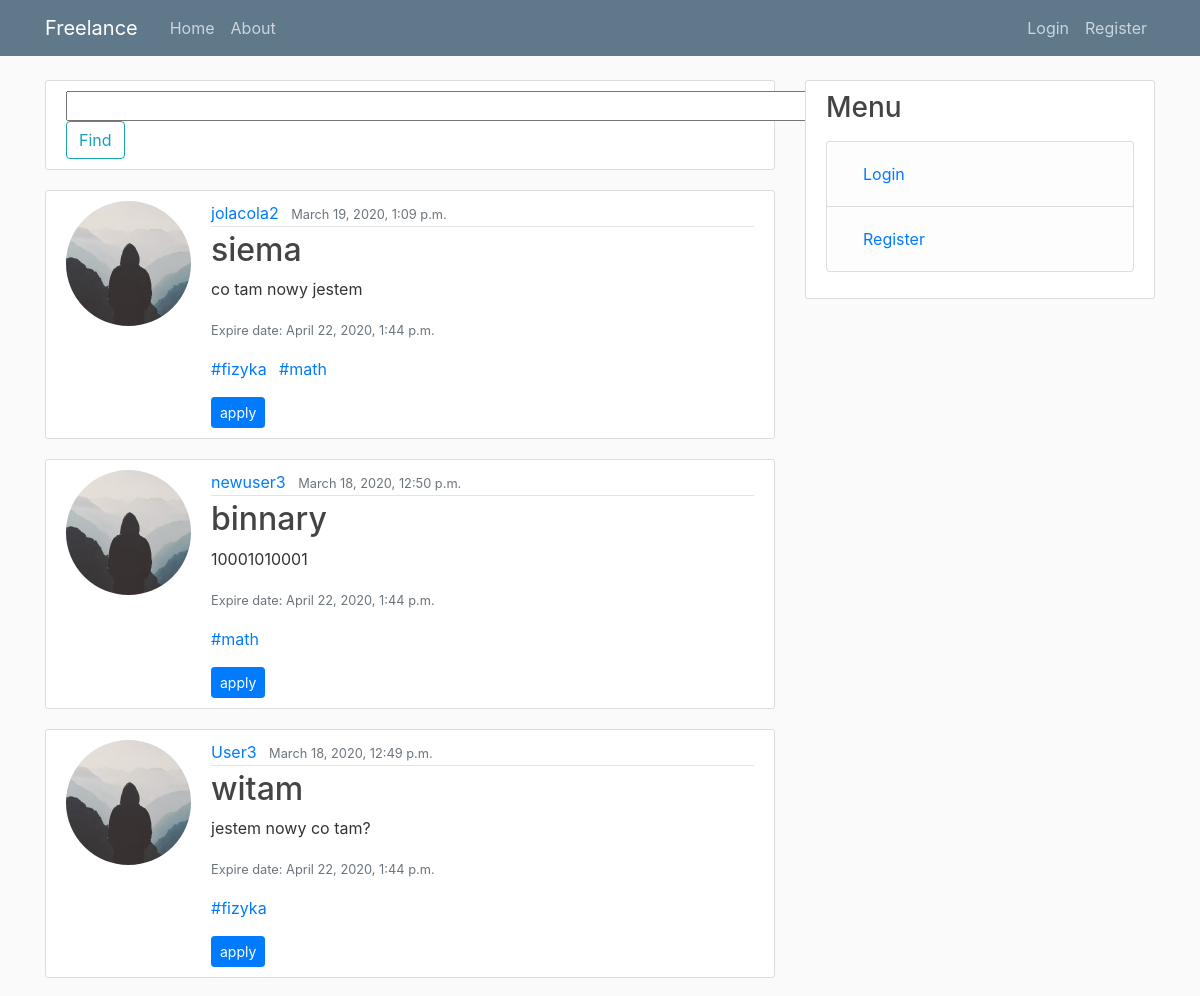
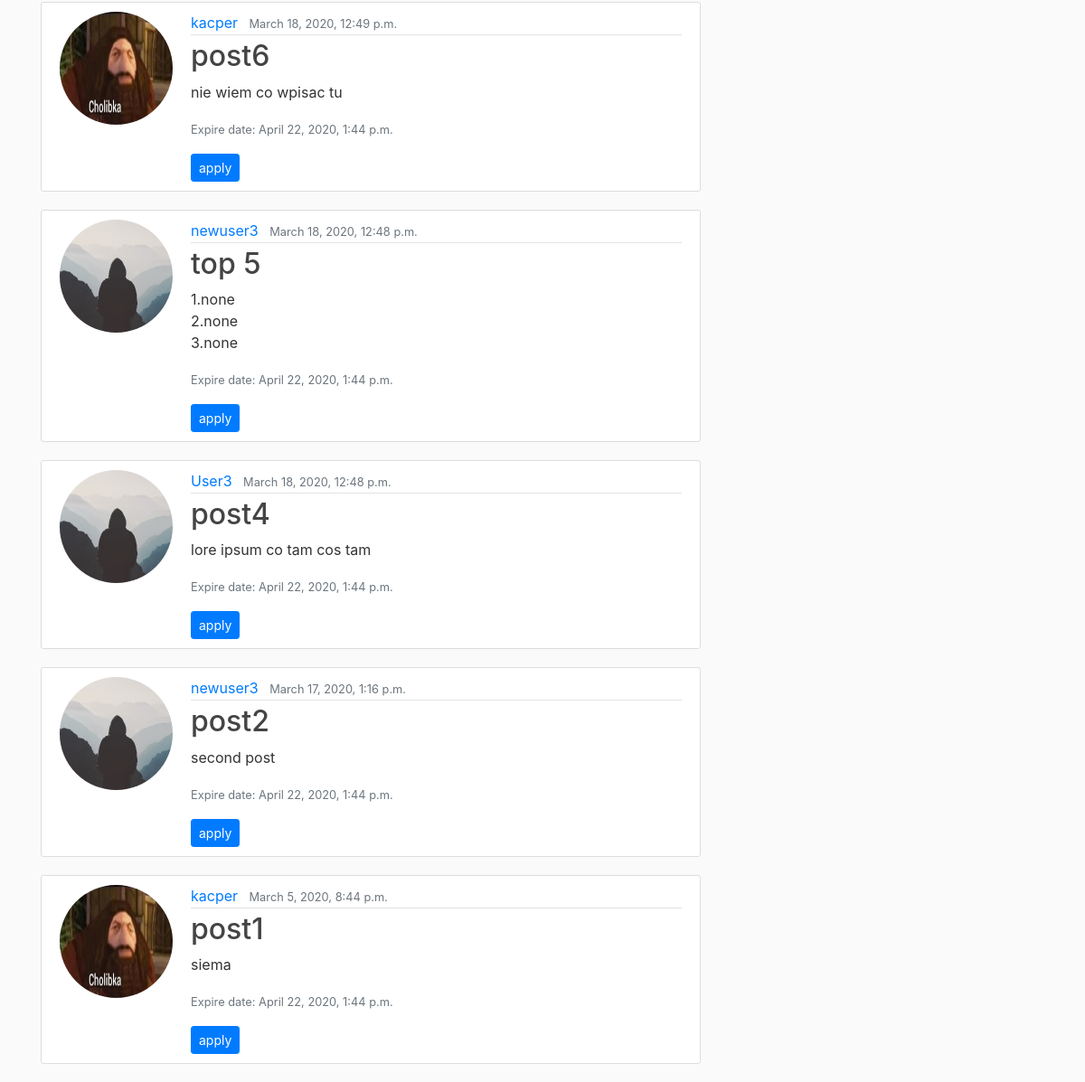
The page / on the database its author committed (2 pictures, top to bottom).
### blog/models.py (models this page shows, shortened)
class Post(models.Model):
    title = models.CharField(max_length=100)
    content = models.TextField()
    date_posted = models.DateTimeField(default=timezone.now)
    author = models.ForeignKey(User, on_delete=models.CASCADE)
    expire_date=models.DateTimeField(default=(timezone.now() + datetime.timedelta(days=1)))
    tags = TaggableManager()

### users/models.py (models this page shows, shortened)
class Profile(models.Model):
    user = models.OneToOneField(User, on_delete=models.CASCADE)
    image = models.ImageField(default='default.jpg',upload_to='profile_pics')
    desc = models.TextField(default='example text')

### blog/views.py (the view)
# urls.py: path('', PostListView.as_view() ,name='home'),
class PostListView(ListView):
    model = Post
    template_name = 'blog/home.html'
    context_object_name = 'posts'
    ordering = ['-date_posted']
    paginate_by=10

### blog/templates/blog/home.html (shortened to what this page needs)
{% extends "blog/base.html" %}
{% load crispy_forms_tags %}
{% block content %}
    <div class="content-section">
    <div class="media">
        <div class="media-body">
        <form method="Get" action="{% url 'find' %}">
        <input name ="q" size='83' value="{{request.GET.q}}">
        <button class="btn btn-outline-info" type="submit">Find</button>
        </form>
        </div>
    </div>
    </div>
    {% for post in posts %}
        <article class="media content-section">
        <img class="rounded-circle account-img" src="{{ post.author.profile.image.url }}">
        <div class="media-body">
          <div class="article-metadata">
            <a class="mr-2" href="{% url 'profile' post.author.id %}">{{ post.author }}</a>
            <small class="text-muted">{{ post.date_posted }} </small>
          </div>
          <h2><a class="article-title" href="{% url 'post-detail' post.id %}">{{ post.title }}</a></h2>
          <p class="article-content">{{ post.content }}</p>
          <p><small class="text-muted">Expire date: {{ post.expire_date }}</small></p>
          {% for tag in post.tags.all %}
          <a href="{% url 'tagged' tag.slug %}" class="mr-2">#{{ tag.name }}</a>
          {% endfor %}
          <div>
              <form action="{% url 'make-request' %}" method="POST">
                  <input type="submit" class="btn btn-primary btn-sm" value="apply"></input>
              </form>
          </div>
        </div>
      </article>
    {% endfor %}
{% endblock content %}

### blog/static/blog/main.css (style rules this page uses)
body { background: #fafafa; color: #333333; margin-top: 5rem; }
h1, h2, h3, h4, h5, h6 { color: #444444; }
.content-section { background: #ffffff; padding: 10px 20px; border: 1px solid #dddddd; border-radius: 3px; margin-bottom: 20px; }
.article-title { color: #444444; }
.article-content { white-space: pre-line; }
.article-metadata { padding-bottom: 1px; margin-bottom: 4px; border-bottom: 1px solid #e3e3e3 }
.account-img { height: 125px; width: 125px; margin-right: 20px; margin-bottom: 16px; }

### rows shown on the page
Post: author.profile.image (placeholder picture), author "jolacola2", date_posted "March 19, 2020, 1:09 p.m.", title "siema", content "co tam nowy jestem", expire_date "April 22, 2020, 1:44 p.m."
Tag: name "fizyka"
Tag: name "math"
Post: author.profile.image (placeholder picture), author "newuser3", date_posted "March 18, 2020, 12:50 p.m.", title "binnary", content "10001010001", expire_date "April 22, 2020, 1:44 p.m."
Post: author.profile.image (placeholder picture), author "User3", date_posted "March 18, 2020, 12:49 p.m.", title "witam", content "jestem nowy co tam?", expire_date "April 22, 2020, 1:44 p.m."
Post: author.profile.image (picture), author "kacper", date_posted "March 18, 2020, 12:49 p.m.", title "post6", content "nie wiem co wpisac tu", expire_date "April 22, 2020, 1:44 p.m."
Post: author.profile.image (placeholder picture), author "newuser3", date_posted "March 18, 2020, 12:48 p.m.", title "top 5", content "1.none 2.none 3.none", expire_date "April 22, 2020, 1:44 p.m."
Post: author.profile.image (placeholder picture), author "User3", date_posted "March 18, 2020, 12:48 p.m.", title "post4", content "lore ipsum co tam cos tam", expire_date "April 22, 2020, 1:44 p.m."
Post: author.profile.image (placeholder picture), author "newuser3", date_posted "March 17, 2020, 1:16 p.m.", title "post2", content "second post", expire_date "April 22, 2020, 1:44 p.m."
Post: author.profile.image (picture), author "kacper", date_posted "March 5, 2020, 8:44 p.m.", title "post1", content "siema", expire_date "April 22, 2020, 1:44 p.m."
